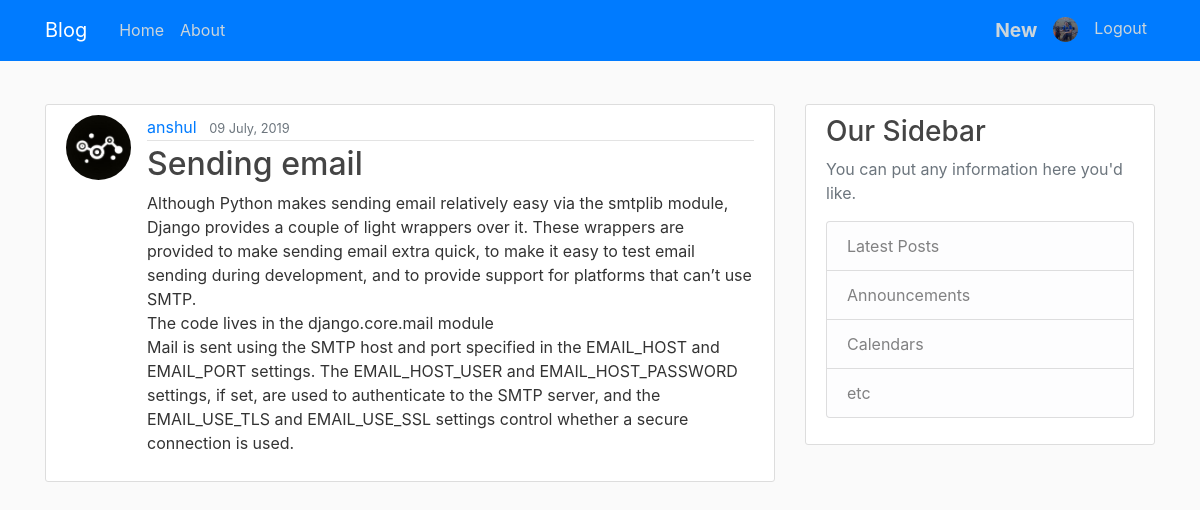
Page /post/18/ (signed in) on the committed database.
### users/models.py (models this page shows, shortened)
class Profile(models.Model):
    user = models.OneToOneField(User , on_delete = models.CASCADE)
    image = models.ImageField( default = 'default.jpg' , upload_to = 'profile_pics' )

### test_app/models.py (models this page shows, shortened)
class Post(models.Model):
    title = models.CharField(max_length = 100)
    content = models.TextField()
    date_posted = models.DateTimeField(default = timezone.now)
    author = models.ForeignKey(User , on_delete = models.CASCADE)

### test_app/views.py (the view)
# urls.py: path('post/<int:pk>/', PostDetailView.as_view(), name='post-detail'),
class PostDetailView(DetailView):
    model = Post

### test_app/templates/test_app/post_detail.html (shortened to what this page needs)
{% extends "test_app/base.html" %}
{% block content %}
    <article class="media content-section">
        <a href="{% url 'user-posts' post.author.username %}"><img src="{{ object.author.profile.image.url }}" class="rounded-circle article-img"></a>
        <div class="media-body">
            <div class="article-metadata">
                <a class="mr-2" href="{% url 'user-posts' object.author.username %}">{{ object.author }}</a>
                <small class="text-muted">{{ object.date_posted | date:" d F, Y" }}</small>
            </div>
            <h2 class="article-title">{{ object.title }}</h2>
            <p class="article-content">{{ object.content }}</p>
        </div>
    </article>
{% endblock %}
{% block sidebar %}
<div class="content-section">
    <h3>Our Sidebar</h3>
    <p class='text-muted'>You can put any information here you'd like.
        <ul class="list-group">
            <li class="list-group-item list-group-item-light">Latest Posts</li>
            <li class="list-group-item list-group-item-light">Announcements</li>
            <li class="list-group-item list-group-item-light">Calendars</li>
            <li class="list-group-item list-group-item-light">etc</li>
        </ul>
    </p>
</div>
{% endblock %}

### test_app/templates/test_app/base.html (shortened to what this page needs)
{% load static %}
<!DOCTYPE html>
<html>
    <head>
        <link rel="stylesheet" href="https://maxcdn.bootstrapcdn.com/bootstrap/4.0.0/css/bootstrap.min.css"
>
        <link rel="stylesheet" type="text/css" href="{% static 'test_app/main.css' %}">
    </head>
    <body>
        <header class="site-header">
            <nav class="navbar navbar-expand-md navbar-dark bg-primary fixed-top">
                <div class="container">
                    <a class="navbar-brand mr-4" href="{% url 'test-home' %}"> Blog</a>
                    <div class="collapse navbar-collapse" id="navbarToggle">
                        <div class="navbar-nav mr-auto">
                            <a class="nav-item nav-link" href="{% url 'test-home' %}">Home</a>
                            <a class="nav-item nav-link" href="{% url 'test-about' %}">About</a>
                        </div>
                        <div class="navbar-nav">
                            {% if user.is_authenticated %}
                                <a class="nav-item nav-link" href="{% url  'post-create' %}">
                                    <big><b>New</b></big>
                                </a>
                                <a class="nav-item nav-link" href="{% url  'profile' %}">
                                    <img src="{{ user.profile.image.url }}" style="border-radius: 30px ;" width="25px">
                                </a>
                                <a class="nav-item nav-link" href="{% url  'logout' %}">
                                    Logout
                                </a>
                            {%else%}
                                <a class="nav-item nav-link" href="{% url 'login' %}">Login</a>
                                <a class="nav-item nav-link" href="{% url 'register'%}">Register</a>
                            {% endif %}
                        </div>
                    </div>
                </div>
            </nav><br>
        </header>
        <main role="main" class="container">
            <div class="row">
                <div class="col-md-8">
                    {% block content %}{% endblock %}
                </div>
                <div class="col-md-4">
                    {% block sidebar %} {% endblock %}
                </div>
            </div>
        </main>
    </body>
</html>

### test_app/static/test_app/main.css (style rules this page uses)
body { background: #fafafa; color: #333333; margin-top: 5rem; }
h1, h2, h3, h4, h5, h6 { color: #444444; }
ul { margin: 0; }
.site-header .navbar-nav .nav-link { color: #cbd5db; }
.content-section { background: #ffffff; padding: 10px 20px; border: 1px solid #dddddd; border-radius: 3px; margin-bottom: 20px; }
.article-title { color: #444444; }
.article-content { white-space: pre-line; }
.article-img { height: 65px; width: 65px; margin-right: 16px; }
.article-metadata { padding-bottom: 1px; margin-bottom: 4px; border-bottom: 1px solid #e3e3e3 }

### rows in the picture
Post: author.profile.image (picture), author "anshul", date_posted "09 July, 2019", title "Sending email", content "Although Python makes sending email relatively easy via the smtplib module, Django provides a couple of light wrappers over it. These wrappers are provided to make sending email extra quick, to make it easy to test email sending during development, and to provide support for platforms that can’t use SMTP. The code lives in the django.core.mail module Mail is sent using the SMTP host and port specified in the EMAIL_HOST and EMAIL_PORT settings. The EMAIL_HOST_USER and EMAIL_HOST_PASSWORD settings, if set, are used to authenticate to the SMTP server, and the EMAIL_USE_TLS and EMAIL_USE_SSL settings control whether a secure connection is used."
